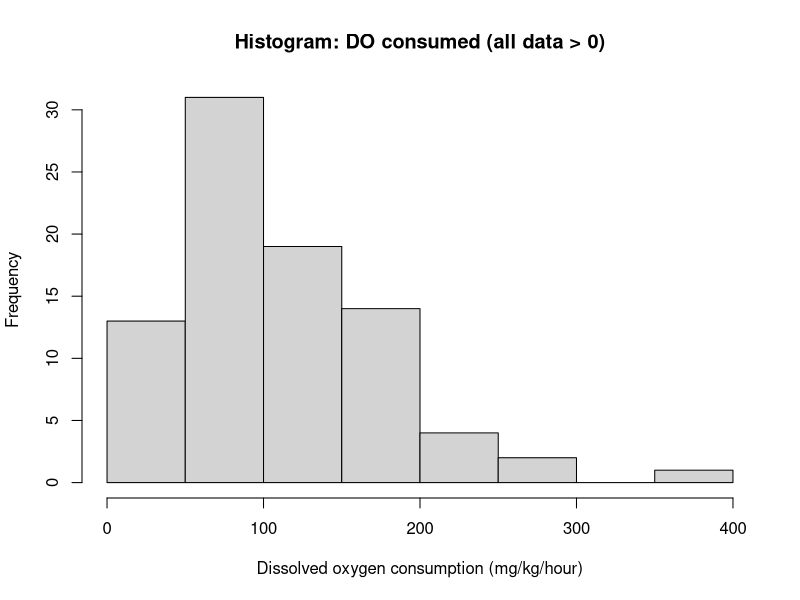
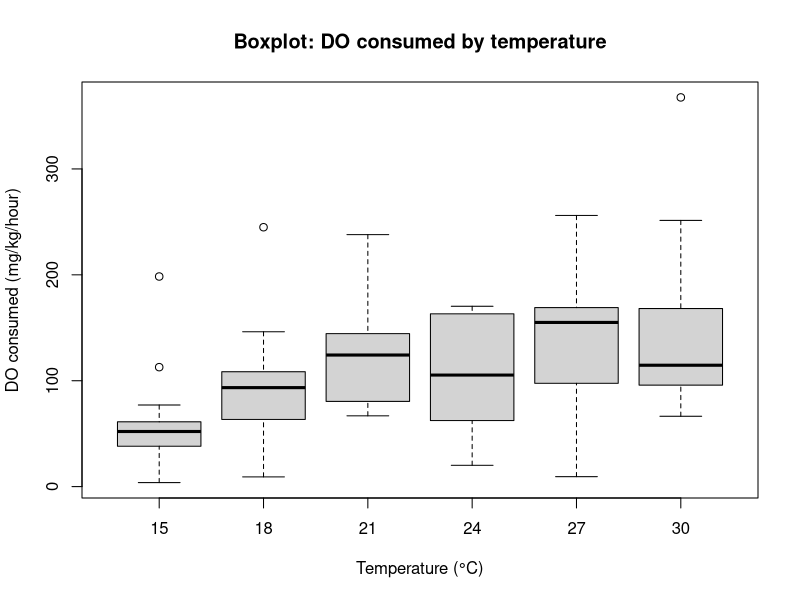
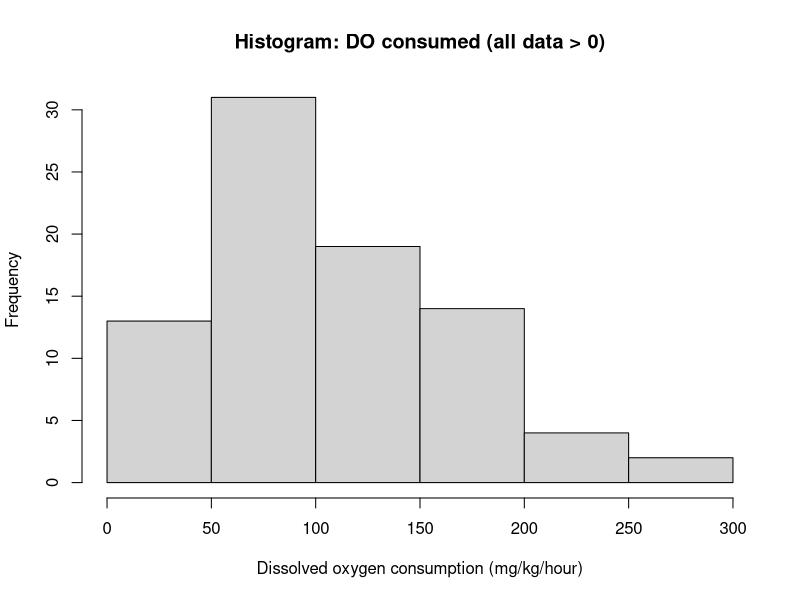
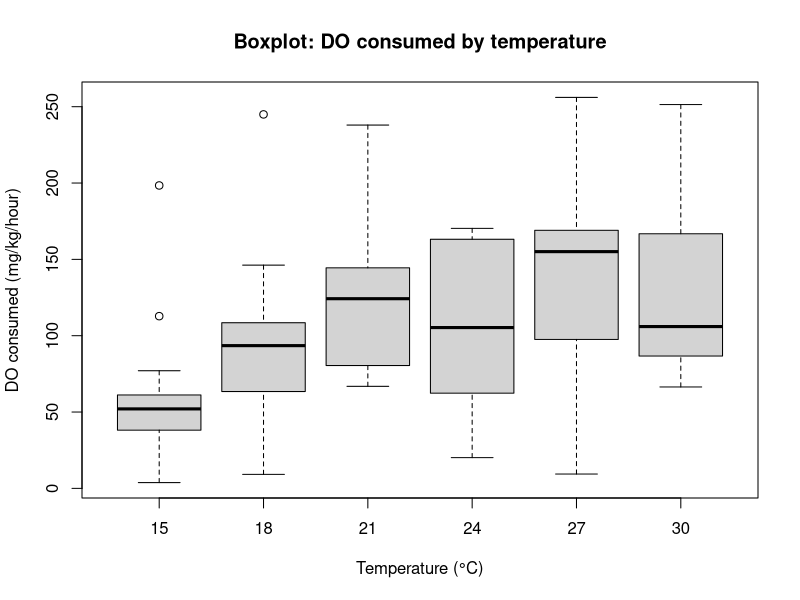
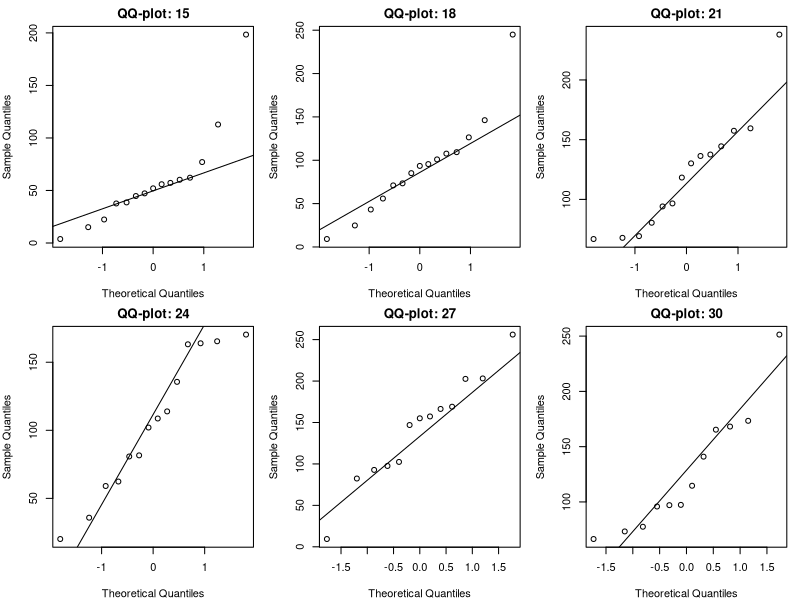

Write R code to recreate these figures, in order. (Note: this script raises an error after producing the figures.)
# effect of temperature on the oxygen consumption of freshwater snails
# Sofie Costin & *your name here* October 2026

# MAKE SURE TO SET YOUR WORKING DIRECTORY FIRST: Session - Set Working Directory - To Source File Location

library(dplyr)
library(car)
#if this gives you an error message because it can't find the packages, unhash the below:
# install (if needed) and call packages
# install.packages(c("dplyr", "car"))



# clear environment 
rm(list = ls())

# import data -------------------------------------------------------------

snaildata <- data.frame(read.csv("snaildata2026.csv"))

# read.csv will import the data from our working directory
head(snaildata) 
# note that we now have all_data in our global environment, which is ### observations of 2 variables
# and we can check out our data types, variables, and numbers of observations with summary () and str()
summary(snaildata)
str(snaildata)

# we need to set our temperature variable as a character, because we want it to behave as categorical data, not numeric.
snaildata$temp <- as.factor(snaildata$temp) 

# run the below and look at the output compared to the previous time you ran str. Can you see how $temp has changed from integer to factor?
str(snaildata) 

# From the summary, we can see that our minimum DO consumed is a negative value:
summary(snaildata)
# Why is this not realistic?

# let's remove data points below 0
data_rm1 <- data.frame(dplyr::filter(snaildata, do_consumed > 0 ))
# this creates a new data frame containing all data that has a do consumed value greater than 0

# How many data points are left, how many were deleted? (you need to apply to data_rm1 what you learned about inspecting data above in order to answer Methods question c)


# assumption testing ------------------------------------------------------
# Because we have one predictor variable and a numerical response, we are thinking we might use an ANOVA.
# The assumptions (ingredients) of an ANOVA are:
#     > normally distributed data 
#     > homogeneity of variances
#     > data are independent (snails are in their own containers and don't affect each other)

# assumption 1: data are normally distributed -----------------------------

# SHAPIRO WILK TEST OF NORMALITY
# the null hypothesis is that sample distribution is normal. 
# If the test is significant (P<0.05), the distribution is non-normal. 
# If our p-value is > 0.05, we can assume that our data is normally distributed.

# how do we do this test? If you've forgotten have a look at the salinity code. Half a coder's life is copy-pasting code that has worked before!





# visually assess distribution using histograms 
hist(
  data_rm1$do_consumed,
  main = "Histogram: DO consumed (all data > 0)",
  xlab = "Dissolved oxygen consumption (mg/kg/hour)"
)

# if our data are not normally distributed, check for outliers using a boxplot:
boxplot(
  do_consumed ~ temp, data = data_rm1,
  main = "Boxplot: DO consumed by temperature",
  xlab = "Temperature (°C)", ylab = "DO consumed (mg/kg/hour)"
)

# if data are not normally distributed, and we can see that there are outliers, 
# remove data outside of 1.5*IQR

# set first and third quartiles
quartiles <- quantile(data_rm1$do_consumed, probs = c(.25, .75), na.rm = FALSE) 
# determine the interquartile range (IQR)
IQR_val <- IQR(data_rm1$do_consumed)

# find our lower and upper limits:
Lower <- quartiles[1] - 1.5 * IQR_val
Upper <- quartiles[2] + 1.5 * IQR_val 

# reassign data above lower and below upper to new dataframe called data_rm
data_rm <- data.frame(dplyr::filter(data_rm1, do_consumed > Lower & do_consumed < Upper ))

# Have a look in the global environment, are there less observations? has anything changed?

# RETEST NORMALITY USING SHAPIRO WILK & HISTOGRAM



# how do we do this test? Check the salinity code if you need to



# visually assess distribution using histograms 
hist(
  data_rm$do_consumed,
  main = "Histogram: DO consumed (all data > 0)",
  xlab = "Dissolved oxygen consumption (mg/kg/hour)"
)

# if our data are not normally distributed, check for outliers using a boxplot:
boxplot(
  do_consumed ~ temp, data = data_rm,
  main = "Boxplot: DO consumed by temperature",
  xlab = "Temperature (°C)", ylab = "DO consumed (mg/kg/hour)"
)





# are we happy with this? are your data normally distributed? did anything change?



# when reporting this in our methods section, we need to include the outcomes of the test, and how many outliers were removed. 
# We can check what outliers were removed using:
removed_data_points <- which(!snaildata$do_consumed %in% data_rm$do_consumed)
snaildata[removed_data_points,]


# assumption 2: variances are homogenous ----------------------------------

# How do we do this again, and how is it reported? Check the salinity code if you don't remember. 




# you can also visually assess homogeneity / normality by group with QQ-plots (explanation below)

par(mfrow = c(2, ceiling(nlevels(data_rm$temp)/2)), mar = c(4,4,2,1)) # sets multiple panels for graph
by(data_rm$do_consumed, data_rm$temp, function(x) {
  qqnorm(x, main = paste("QQ-plot:", unique(data_rm$temp[data_rm$do_consumed %in% x])))
  qqline(x)
})

par(mfrow = c(1, 1)) # reset to 1 x 1 plotting

# interpreting Q-Q plots:

# A Q-Q (quantile–quantile) plot compares your sample’s distribution to a theoretical normal distribution:
# X-axis: theoretical quantiles (what we’d expect under perfect normality)
# Y-axis: actual quantiles from your sample data
# If your data are normally distributed, the points should fall roughly along the straight line.
#
# How to interpret the plots in your image:
# Each panel represents one temperature treatment (e.g., 15°C, 18°C, 21°C, etc.).
# Deviation from the line = deviation from normality.
# If points hug the line closely, that group’s data are approximately normal.
# If points curve away (S-shape), that indicates skewness:
#   - Upward curve at the ends → right-skewed (tail to the right)
#   - Downward curve → left-skewed
# If the ends deviate sharply upward or downward → heavy tails or outliers.
# 
# Sample size matters.
# You have small group sizes (e.g., n ≈ 8–10).
# In small samples, QQ plots can look messy even when data are roughly normal.
# That’s why you should always combine visual inspection with the Shapiro–Wilk test

#What do these results tell you about normality in your various temperature treatements? Are there any that look particularly dodgy? That deserves a brief mention in your poster, regardless of your decision whether to go parametric or non-parametric


###################################################DECISION TIME ~~~~~ Do you think your data are sufficiently normally distributed and sufficiently homogenous in variance to use a parametric ANOVA? Or are you better off using a parametric test? Make a decision NOW and then continue below for an ANOVA or skip to line 271 for non-parametric testing. You need to only do one. And there's no  right or wrong answer, just well or not-so-well explained reasons. Your teachers would both be totally on the fence as to what to use. #################################################

# IF DECIDING TO DO PARAMETRIC TEST & PLOTTING------------------------------------------------
# because we have a single predictor and a numerical response, we'll use an ANOVA

# the null hypothesis for ANOVA is that there is no difference in means.
# if the p-value for our ANOVA is <0.05, we reject the null, and find that there 
# is a significant difference between the means
# or that there is less than 5% chance that the relationship that we see is due to random chance

# you will need to edit this code to make y your response variable and x your predictor variable
snailanova <- aov(RESPONSE ~ PREDICTOR, data = data_rm)    
    
summary(snailanova)

# summary statistics ------------------------------------------------------

# this will tell us the means and standard deviation of our data, plus the number of replicates (n) for each level
group_by(data_rm, temp) %>%
  summarise(
    count = n(),
    mean = mean(do_consumed, na.rm = TRUE),
    sd   = sd(do_consumed, na.rm = TRUE)
  )

# post-hoc analysis -------------------------------------------------------
# If the ANOVA tells us that there are differences in group means, but we don't know 
# which pairs of groups are different. We can use a Tukey multiple pairwise comparisons 
# test to see where these differences lie. 
TukeyHSD(snailanova, which = "temp")




#  create means plot ---------------------------------------------
#This is using a slightly different technique to last time, allowing for even more customisation of what values are used in plotting. 

# first, we're going to create a dataframe including the means and standard deviation for our data
# we are calling this dataframe data_means_sd, and we are grouping our data by temperature levels.
data_means_sd <- data_rm %>%  
  group_by(temp) %>% 
  summarize(
    mean_do     = mean(do_consumed),
    sd_do       = sd(do_consumed),
    upper_limit = mean_do + sd_do, 
    lower_limit = mean_do - sd_do,
    .groups = "drop"
  )

# this is the output of that data frame. We will use these values to put into the plot later.
data_means_sd

# x positions for factor levels (it just tells it there are six x values -  i.e. 6 temperatures)
x <- seq_len(nrow(data_means_sd))

#This sets the highest y value to be represented on the chart, taken from the largest upper limit standard deviation value of all temp treatments. 
ylim_max <- max(150, max(data_means_sd$upper_limit, na.rm = TRUE))


# empty plot with desired limits and labels

#This plot has nothing in it - completely blank! This is useful if you want to then add tons of elements exactly how you like it.
plot(
  x, 
  data_means_sd$mean_do, 
  type = "n",
  xaxt = "n",
  ylim = c(0, ylim_max),
  xlab = "temperature (degrees celsius)",
  ylab = "dissolved oxygen consumption rate (mg/kg/hour)",
  main = ""
)

#Now we add in all the things we want

# add x-axis with factor labels
axis(1, at = x, labels = as.character(data_means_sd$temp))

# add lines and points between each level of temperature treatment and the y values for the means
lines(x, data_means_sd$mean_do)
points(x, data_means_sd$mean_do, pch = 16)

# add error bars using arrows(). This is super nifty - you use an arrow with a blunt tip (90deg angle) either side going from the upper to the lower standard deviation around the mean. 
arrows(
  x0 = x, y0 = data_means_sd$lower_limit,
  x1 = x, y1 = data_means_sd$upper_limit,
  angle = 90, code = 3, length = 0.05
)

# add grouping letters (EDIT THESE to match your Tukey groups)
letters_vec <- c("a","a","a","a","a","a")  # must match length(x)

#add text to at each temperature (x) just above the upper limit of each temperature (+2 here, but any value is fine, you can play with that)
text(x, data_means_sd$upper_limit + 2, labels = letters_vec, font = 2)


# in order to get a HD for this assignment, you will need to introduce at a change to at least four elements of the plot - and they have to be substantially different (i.e. don't just change the colour of arrows, fonts, lines and points!). 
#To find out different ways you can change the plot, you can look up 
?plot()



# NON-PARAMETRIC TEST & PLOTTING --------------------------------------------------

# If normality or homogeneity of variances do not hold, use a Kruskal–Wallis test.
# The null hypothesis is that the distributions are the same across groups (medians are equal).

# Kruskal–Wallis rank-sum test
kw <- kruskal.test(RESPONSE ~ PREDICTOR, data = data_rm)

kw


# compare group medians:

aggregate(do_consumed ~ temp, data = data_rm, median)


# summary statistics ------------------------------------------------------

group_by(data_rm, temp) %>%
  summarise(
    n        = n(),
    median   = median(do_consumed, na.rm = TRUE),
    Q1       = quantile(do_consumed, 0.25, na.rm = TRUE),
    Q3       = quantile(do_consumed, 0.75, na.rm = TRUE)
  )


# post-hoc analysis -------------------------------------------------------
# ONLY IF KW IS SIGNIFICANT
# Pairwise Wilcoxon rank-sum tests with Holm correction for multiple comparisons
# Because many comparisons are made, we use a Holm correction (p.adjust.method = "holm") to control the risk of false positives (Type I error).


pw <- pairwise.wilcox.test(
  x = data_rm$do_consumed,
  g = data_rm$temp,
  p.adjust.method = "holm",
  exact = FALSE
)
pw  # Use this table to decide which groups differ; update letters on your plot accordingly

# Interpretation:
# The pairwise Wilcoxon rank-sum test (sometimes called the Mann–Whitney U test) compares each pair of temperature groups to see where the significant differences lie, following a significant Kruskal–Wallis test.
# While the Kruskal–Wallis test only tells us that “at least one group differs”, this pairwise test helps identify which pairs differ.
# Each test compares the distribution (median ranks) between two temperature 
# levels, e.g.:  15°C vs 18°C
# Each comparison returns a p-value indicating whether those two groups differ significantly.


# create median IQR plot --------------------------------------------------

# Create a small table with medians and IQR limits per temperature
data_medians_iqr <- data_rm %>%
  group_by(temp) %>%
  summarise(
    med_do   = median(do_consumed),
    q1_do    = quantile(do_consumed, 0.25),
    q3_do    = quantile(do_consumed, 0.75),
    .groups = "drop"
  )
# check
data_medians_iqr

# x positions for factor levels (it just tells it there are six x values -  i.e. 6 temperatures)
x_med <- seq_len(nrow(data_medians_iqr))

#This sets the highest y value to be represented on the chart, taken from the largest upper limit IQR of all temp treatments.
ylim_max_med <- max(150, max(data_medians_iqr$q3_do, na.rm = TRUE))

# Empty plot with labels and limits
#This plot has nothing in it - completely blank! This is useful if you want to then add tons of elements exactly how you like it.

plot(
  x_med, 
  data_medians_iqr$med_do, 
  type = "n",
  xaxt = "n",
  ylim = c(0, ylim_max_med),
  xlab = "temperature (degrees celsius)",
  ylab = "dissolved oxygen consumption rate (mg/kg/hour)",
)

# Add x-axis with factor labels

axis(1, at = x_med, labels = as.character(data_medians_iqr$temp))

# add lines and points between each level of temperature treatment and the y values for the means
lines(x_med, data_medians_iqr$med_do)
points(x_med, data_medians_iqr$med_do, pch = 16)

# add error bars using arrows(). This is super nifty - you use an arrow with a blunt tip (90deg angle) either side going from the upper to the lower standard deviation around the mean. 
arrows(
  x0 = x_med, y0 = data_medians_iqr$q1_do,
  x1 = x_med, y1 = data_medians_iqr$q3_do,
  angle = 90, code = 3, length = 0.05
)

# Add group letters above the IQR bars (**EDIT these based on 'pw' table)
letters_vec_np <- c("a", "a", "a", "a", "a", "a")

#add text to at each temperature (x) just above the upper limit of each temperature (+2 here, but any value is fine, you can play with that)
text(x_med, data_medians_iqr$q3_do + 2, labels = letters_vec_np, font = 2)

# in order to get a HD for this assignment, you will need to introduce at a change to at least four elements of the plot - and they have to be substantially different (i.e. don't just change the colour of arrows, fonts, lines and points!)
#To find out what elements you can play with, you can look up
?plot() #select "default scatterplot"
?par() #for lots more graphical parameters

#You can also use AI,but that will possibly give you a completely different code based on ggplot2 which we can't help you with. So include a mention that you are wanting to use the plot() function, not ggplot.
